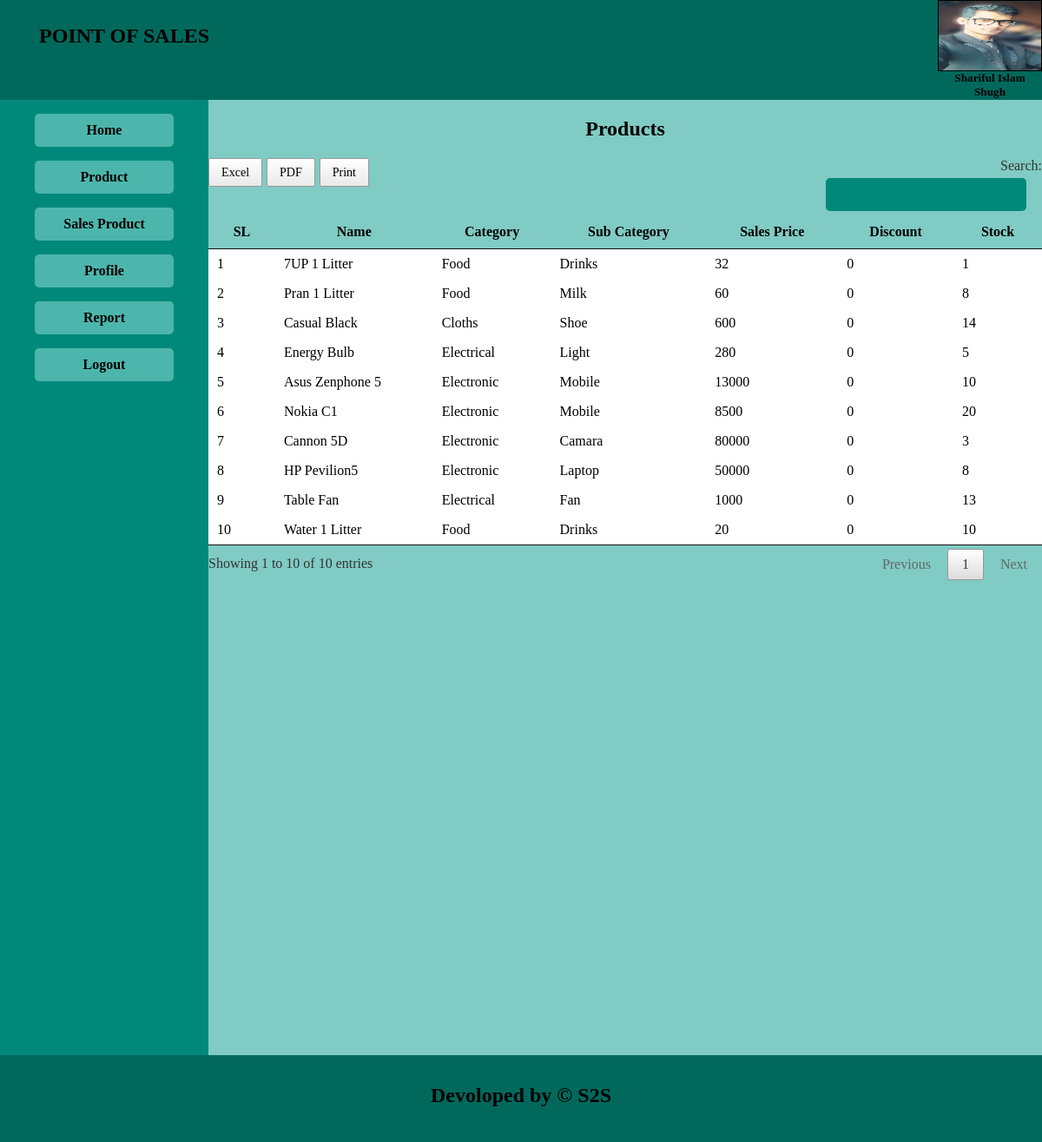
/sellers/view_product.php (signed in), run on the app's committed database.
### tables this page shows
CREATE TABLE `products` (
  `id` int(11) NOT NULL,
  `name` varchar(50) NOT NULL,
  `subcategory_id` int(11) NOT NULL,
  `buy_price` float NOT NULL,
  `sale_price` float NOT NULL,
  `discount` int(11) NOT NULL,
  `quantity` float NOT NULL
);

CREATE TABLE `main_category` (
  `id` int(11) NOT NULL,
  `maincategory_name` varchar(50) NOT NULL
);

CREATE TABLE `sub_category` (
  `id` int(11) NOT NULL,
  `category_id` varchar(50) NOT NULL,
  `subcategory_name` varchar(50) NOT NULL
);

### sellers/view_product.php (the view, shortened to what this page needs)
<!DOCTYPE html>
<html>
<head>
	<link rel="stylesheet" type="text/css" href="css/style.css">
    <link rel="stylesheet" type="text/css" href="css/jquery.dataTables.min.css"/>
    <link rel="stylesheet" type="text/css" href="css/buttons.dataTables.min.css">
</head>
	<body>
		<?php require("menu.php");?>
		<section>
			<h2 style="text-align: center;">Products</h2>
             <table id="table">
            <thead>
				<tr>
					<th>SL</th>
					<th>Name</th>
					<th>Category</th>
					<th>Sub Category</th>
					<th>Sales Price</th>
                                        <th>Discount</th>
					<th>Stock</th>
				</tr>
                            </thead>
                            <tbody>
         <?php
        $acon=  mysqli_connect('localhost','root','', 'dbpos') or die ('Database not Found.');
        $query = "SELECT products.*,sub_category.subcategory_name,main_category.maincategory_name FROM products,sub_category,main_category WHERE products.subcategory_id=sub_category.id AND sub_category.category_id=main_category.id";
        $result = mysqli_query($acon, $query);
        $i=0;
        while ($row = mysqli_fetch_array($result)) {
           $i++;
       ?>
				<tr>
					<td><?php echo $i;?></td>
					<td><?php echo $row['name'];?></td>
                                        <td><?php echo $row['maincategory_name'];?></td>
                                        <td><?php echo $row['subcategory_name'];?></td>
                                        <td><?php echo $row['sale_price'];?></td>
                                        <td><?php echo $row['discount'];?></td>
                                        <td><?php echo $row['quantity'];?></td>
				</tr>
        <?php } ?>
                             </tbody>
			</table>
		</section>
		<footer>
			<h2 style="text-align: center;margin: 0;padding: 33px 0px;">Devoloped by &copy; S2S</h2>
		</footer>
	</body>
</html>

### sellers/css/style.css (style rules this page uses)
body { margin: 0; padding: 0; width:100%; height: 1200px; }
section { background: #80cbc4; width: 80%; overflow: hidden; height: 1100px; }
footer { background: #00695c; width: 100%; height: 100px; }

### data on the page
products: name "7UP 1 Litter", main_category.maincategory_name "Food", sub_category.subcategory_name "Drinks", sale_price "32", discount "0", quantity "1"
products: name "Pran 1 Litter", main_category.maincategory_name "Food", sub_category.subcategory_name "Milk", sale_price "60", discount "0", quantity "8"
products: name "Casual Black", main_category.maincategory_name "Cloths", sub_category.subcategory_name "Shoe", sale_price "600", discount "0", quantity "14"
products: name "Energy Bulb", main_category.maincategory_name "Electrical", sub_category.subcategory_name "Light", sale_price "280", discount "0", quantity "5"
products: name "Asus Zenphone 5", main_category.maincategory_name "Electronic", sub_category.subcategory_name "Mobile", sale_price "13000", discount "0", quantity "10"
products: name "Nokia C1", main_category.maincategory_name "Electronic", sub_category.subcategory_name "Mobile", sale_price "8500", discount "0", quantity "20"
products: name "Cannon 5D", main_category.maincategory_name "Electronic", sub_category.subcategory_name "Camara", sale_price "80000", discount "0", quantity "3"
products: name "HP Pevilion5", main_category.maincategory_name "Electronic", sub_category.subcategory_name "Laptop", sale_price "50000", discount "0", quantity "8"
products: name "Table Fan", main_category.maincategory_name "Electrical", sub_category.subcategory_name "Fan", sale_price "1000", discount "0", quantity "13"
products: name "Water 1 Litter", main_category.maincategory_name "Food", sub_category.subcategory_name "Drinks", sale_price "20", discount "0", quantity "10"

### other printed values
$_SESSION['name'] "Shariful Islam Shugh"
